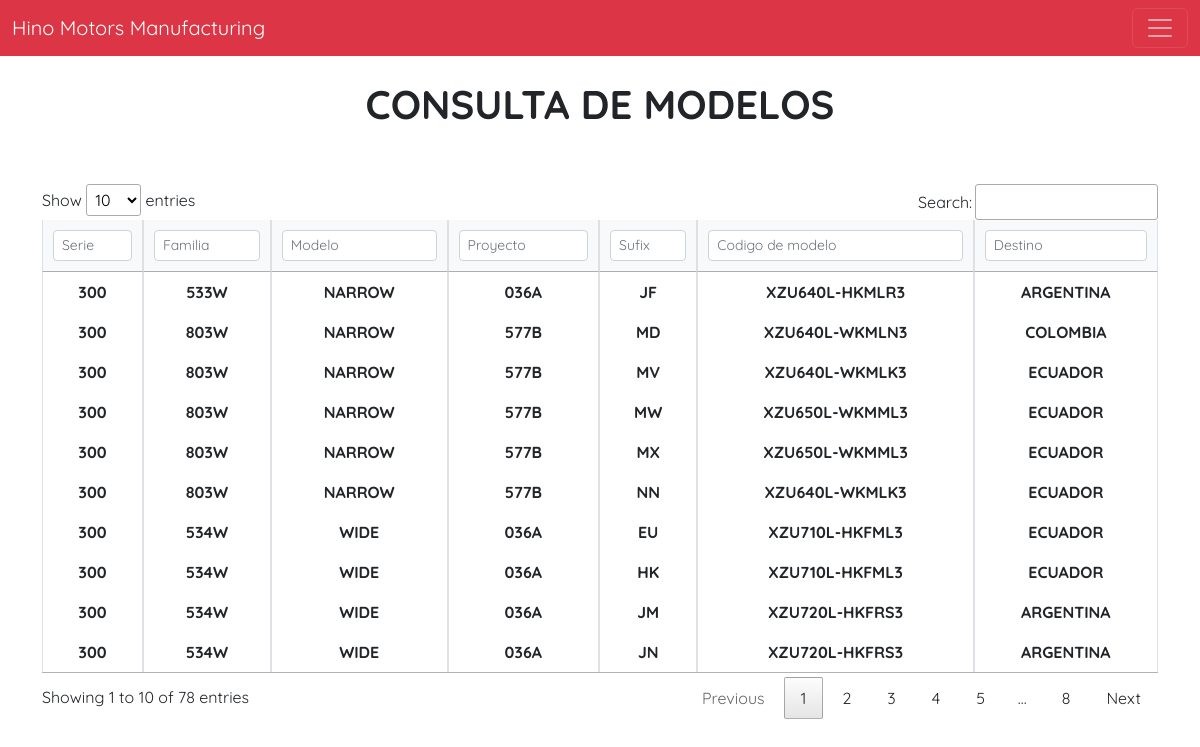
The page /view/sufix/show.php on the database its author committed.
### tables this page shows
CREATE TABLE IF NOT EXISTS `sufix` (
  `idSufix` int(100) NOT NULL AUTO_INCREMENT,
  `idSerie` int(10) NOT NULL,
  `idFamilia` int(10) NOT NULL,
  `idModelo` int(100) NOT NULL,
  `proyecto` varchar(20) NOT NULL,
  `nombreSufix` varchar(10) NOT NULL,
  `codigoModelo` varchar(30) NOT NULL,
  `idDestino` int(10) NOT NULL,
  `idEstado` int(10) NOT NULL,
  `createdAt` timestamp NOT NULL DEFAULT CURRENT_TIMESTAMP,
  `updateAt` timestamp NOT NULL DEFAULT CURRENT_TIMESTAMP,
  PRIMARY KEY (`idSufix`),
  KEY `idModelo` (`idModelo`),
  KEY `idFamilia` (`idFamilia`),
  KEY `idEstado` (`idEstado`),
  KEY `idDestino` (`idDestino`),
  KEY `idSerie` (`idSerie`)
);

CREATE TABLE IF NOT EXISTS `serie` (
  `idSerie` int(10) NOT NULL AUTO_INCREMENT,
  `nombreSerie` int(10) NOT NULL,
  `creatAt` timestamp NOT NULL DEFAULT CURRENT_TIMESTAMP,
  `updateAt` timestamp NOT NULL DEFAULT CURRENT_TIMESTAMP,
  PRIMARY KEY (`idSerie`)
);

CREATE TABLE IF NOT EXISTS `familia` (
  `idFamilia` int(10) NOT NULL AUTO_INCREMENT,
  `nombreFamilia` varchar(20) NOT NULL,
  `creatAt` timestamp NOT NULL DEFAULT CURRENT_TIMESTAMP,
  `updateAt` timestamp NOT NULL DEFAULT CURRENT_TIMESTAMP,
  PRIMARY KEY (`idFamilia`)
);

CREATE TABLE IF NOT EXISTS `modelo` (
  `idModelo` int(100) NOT NULL AUTO_INCREMENT,
  `nombreModelo` varchar(20) NOT NULL,
  `creatAt` timestamp NOT NULL DEFAULT CURRENT_TIMESTAMP,
  `updateAt` timestamp NOT NULL DEFAULT CURRENT_TIMESTAMP,
  PRIMARY KEY (`idModelo`)
);

CREATE TABLE IF NOT EXISTS `destino` (
  `idDestino` int(10) NOT NULL AUTO_INCREMENT,
  `nombreDestino` varchar(20) NOT NULL,
  `creatAt` timestamp NOT NULL DEFAULT CURRENT_TIMESTAMP,
  `updateAt` timestamp NOT NULL DEFAULT CURRENT_TIMESTAMP,
  PRIMARY KEY (`idDestino`)
);

### config/conexion.php (called while the page is built)
<?php
class db{
    private $host = "localhost";
    private $dbname = "hino";
    private $username = "root";
    private $password = "";
    public function conexion() {
        try {
            $PDO = new PDO("mysql:host=" . $this->host . ";dbname=" . $this->dbname, $this->username, $this->password);
            return $PDO;
        } catch(PDOException $e) {
            echo "Error al conectarse a la base de datos" . $e->getMessage();
        }
    }
}
?>

### controller/sufixCtrl.php (called while the page is built, shortened)
<?php
class sufixController
{
   private $model;
   public function __construct()
   {
      require_once(__DIR__ ."/../model/sufixMdl.php");
      $this->model = new sufixModel();
   }
   public function index()
   {
      return ($this->model->index()) ? $this->model->index() : false;
   }
}

### model/sufixMdl.php (called while the page is built, shortened)
<?php
class sufixModel
{
    private $PDO;
    public function __construct()
    {
        require_once(__DIR__ ."/../config/conexion.php");
        $con = new db();
        $this->PDO = $con->conexion();
    }
    public function index()
    {
        $stament = $this->PDO->prepare("SELECT a.idSufix, a.proyecto, a.nombreSufix, a.codigoModelo ,b.nombreSerie, c.nombreFamilia, d.nombreModelo, e.nombreDestino, f.nombreEstado
        FROM sufix as a
        JOIN serie as b
        ON a.idSerie = b.idSerie
        JOIN familia as c
        ON a.idFamilia = c.idFamilia
        JOIN modelo as d
        ON a.idModelo = d.idModelo
        JOIN destino as e
        ON a.idDestino = e.idDestino
        JOIN estado as f
        ON a.idEstado = f.idEstado
        -- WHERE a.idEstado = '1'
        ");
        return ($stament->execute()) ? $stament->fetchAll() : false;
    }
}

### view/sufix/show.php (the view, shortened to what this page needs)
<?php
require_once("../head/head.php");
require_once("../../controller/sufixCtrl.php");
$obj =  new sufixController();
$rows = $obj->index();
?>
<br>
<h1 class="text-center"><strong>CONSULTA DE MODELOS</strong></h1>
<br>
<div class="container">
  <br>
  <div class="table-responsive">
    <table class="table table-bordered table-hover" id="sufixTableConsulta">
      <thead class="table-light">
        <tr>
          <th class="text-center align-middle" scope="col">Serie</th>
          <th class="text-center align-middle" scope="col">Familia</th>
          <th class="text-center align-middle" scope="col">Modelo</th>
          <th class="text-center align-middle" scope="col">Proyecto</th>
          <th class="text-center align-middle" scope="col">Sufix</th>
          <th class="text-center align-middle" scope="col">Codigo de modelo</th>
          <th class="text-center align-middle" scope="col">Destino</th>
        </tr>
      </thead>
      <tbody>
        <?php if ($rows) : ?>
          <?php foreach ($rows as $row) : ?>
            <tr>
              <th class="text-center align-middle"><?= $row['nombreSerie'] ?></th>
              <th class="text-center align-middle"><?= $row['nombreFamilia'] ?></th>
              <th class="text-center align-middle"><?= $row['nombreModelo'] ?></th>
              <th class="text-center align-middle"><?= $row['proyecto'] ?></th>
              <th class="text-center align-middle"><?= $row['nombreSufix'] ?></th>
              <th class="text-center align-middle"><?= $row['codigoModelo'] ?></th>
              <th class="text-center align-middle"><?= $row['nombreDestino'] ?></th>
            </tr>
          <?php endforeach; ?>
        <?php else : ?>
          <tr>
            <td colspan="8" class="text-center">No hay registros</td>
          </tr>
        <?php endif; ?>
      </tbody>
    </table>
  </div>
</div>
<?php
require_once("../head/footer.php");
?>

### CSS/estilos.css (style rules this page uses)
body { font-family: 'Quicksand', sans-serif; }

### rows shown on the page
sufix: idSerie.nombreSerie "300", idFamilia.nombreFamilia "533W", idModelo.nombreModelo "NARROW", proyecto "036A", nombreSufix "JF", codigoModelo "XZU640L-HKMLR3", idDestino.nombreDestino "ARGENTINA"
sufix: idSerie.nombreSerie "300", idFamilia.nombreFamilia "803W", idModelo.nombreModelo "NARROW", proyecto "577B", nombreSufix "MD", codigoModelo "XZU640L-WKMLN3", idDestino.nombreDestino "COLOMBIA"
sufix: idSerie.nombreSerie "300", idFamilia.nombreFamilia "803W", idModelo.nombreModelo "NARROW", proyecto "577B", nombreSufix "MV", codigoModelo "XZU640L-WKMLK3", idDestino.nombreDestino "ECUADOR"
sufix: idSerie.nombreSerie "300", idFamilia.nombreFamilia "803W", idModelo.nombreModelo "NARROW", proyecto "577B", nombreSufix "MW", codigoModelo "XZU650L-WKMML3", idDestino.nombreDestino "ECUADOR"
sufix: idSerie.nombreSerie "300", idFamilia.nombreFamilia "803W", idModelo.nombreModelo "NARROW", proyecto "577B", nombreSufix "MX", codigoModelo "XZU650L-WKMML3", idDestino.nombreDestino "ECUADOR"
sufix: idSerie.nombreSerie "300", idFamilia.nombreFamilia "803W", idModelo.nombreModelo "NARROW", proyecto "577B", nombreSufix "NN", codigoModelo "XZU640L-WKMLK3", idDestino.nombreDestino "ECUADOR"
sufix: idSerie.nombreSerie "300", idFamilia.nombreFamilia "534W", idModelo.nombreModelo "WIDE", proyecto "036A", nombreSufix "EU", codigoModelo "XZU710L-HKFML3", idDestino.nombreDestino "ECUADOR"
sufix: idSerie.nombreSerie "300", idFamilia.nombreFamilia "534W", idModelo.nombreModelo "WIDE", proyecto "036A", nombreSufix "HK", codigoModelo "XZU710L-HKFML3", idDestino.nombreDestino "ECUADOR"
sufix: idSerie.nombreSerie "300", idFamilia.nombreFamilia "534W", idModelo.nombreModelo "WIDE", proyecto "036A", nombreSufix "JM", codigoModelo "XZU720L-HKFRS3", idDestino.nombreDestino "ARGENTINA"
sufix: idSerie.nombreSerie "300", idFamilia.nombreFamilia "534W", idModelo.nombreModelo "WIDE", proyecto "036A", nombreSufix "JN", codigoModelo "XZU720L-HKFRS3", idDestino.nombreDestino "ARGENTINA"
